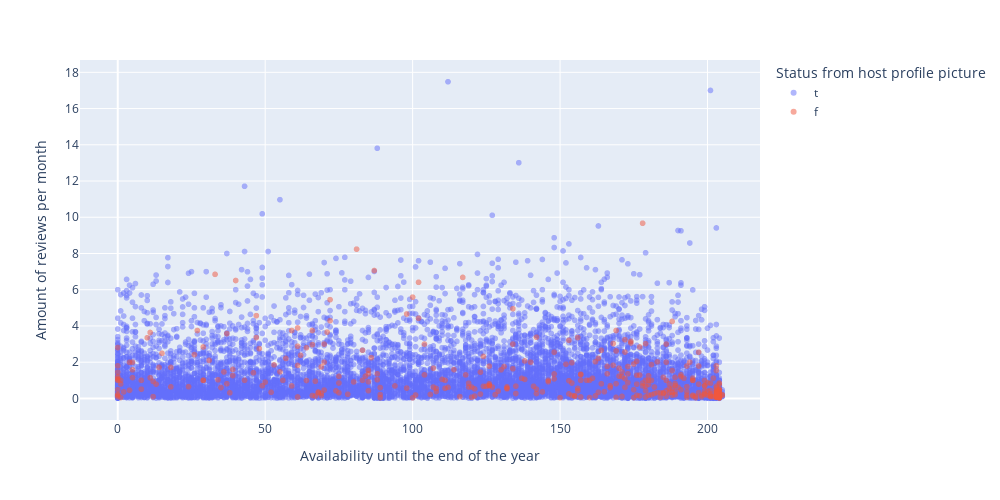

Notebook source saved alongside this figure:
### Code cell
fig = px.scatter(
    x,
    x="availability_eoy",
    y="reviews_per_month",
    color="host_has_profile_pic",
    opacity=0.5,
    width=1000,
    height=500,
    labels={"host_has_profile_pic": "Status from host profile picture"}
)

fig.update_layout(
    yaxis_title="Amount of reviews per month",
    xaxis_title="Availability until the end of the year"
)

fig.show()

### Figure 1 — Plotly figure (JSON) as saved in the notebook; plotly's stock layout.template omitted (floating-point values rounded to 4 significant figures; data arrays with more than 128 entries replaced by an {"elided": "..."} marker saying what was removed)
{"data": [{"hovertemplate": "Status from host profile picture=t<br>availability_eoy=%{x}<br>reviews_per_month=%{y}<extra></extra>", "legendgroup": "t", "marker": {"color": "#636efa", "opacity": 0.5, "symbol": "circle"}, "mode": "markers", "name": "t", "showlegend": true, "type": "scattergl", "x": {"elided": "9623 int values"}, "xaxis": "x", "y": {"elided": "9623 float values"}, "yaxis": "y"}, {"hovertemplate": "Status from host profile picture=f<br>availability_eoy=%{x}<br>reviews_per_month=%{y}<extra></extra>", "legendgroup": "f", "marker": {"color": "#EF553B", "opacity": 0.5, "symbol": "circle"}, "mode": "markers", "name": "f", "showlegend": true, "type": "scattergl", "x": {"elided": "371 int values"}, "xaxis": "x", "y": {"elided": "371 float values"}, "yaxis": "y"}], "layout": {"height": 500, "legend": {"title": {"text": "Status from host profile picture"}, "tracegroupgap": 0}, "margin": {"t": 60}, "width": 1000, "xaxis": {"anchor": "y", "domain": [0, 1], "title": {"text": "Availability until the end of the year"}}, "yaxis": {"anchor": "x", "domain": [0, 1], "title": {"text": "Amount of reviews per month"}}}}
